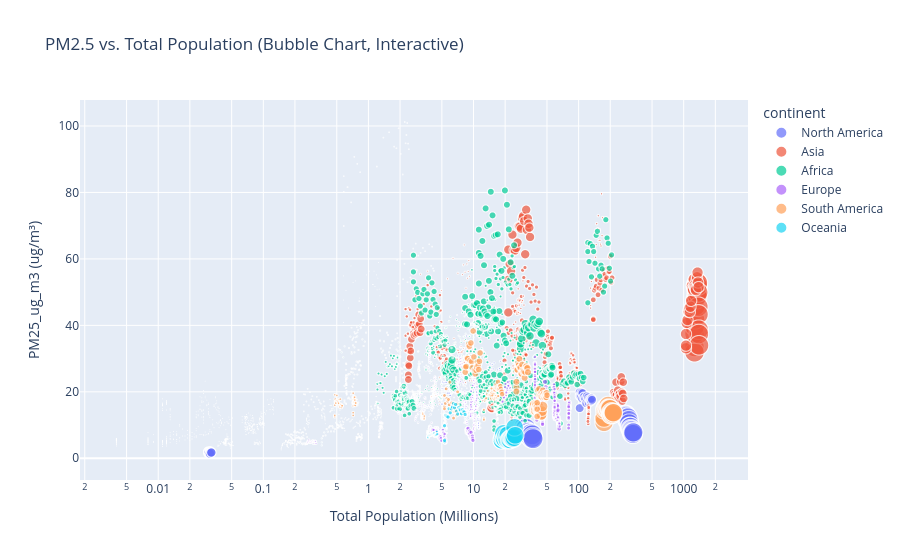

Here is the notebook cell this chart was saved with:
### Markdown cell above
### Analysis 2: Influence of Population on PM2.5

### Code cell
print("\nPopulation & PM2.5")


temp_df_h2 = df_analysis.dropna(subset=['Total_Population_million', 'population_density_calc', 'PM25_ug_m3'])
if temp_df_h2.empty:
    print("No common data points for population analysis after dropping NaNs for analysis.")
else:
    # 1. Scatter Plot Total Population (log scale)
    plt.figure(figsize=(12, 7))
    sns.scatterplot(x='Total_Population_million', y='PM25_ug_m3', hue='continent', data=temp_df_h2, s=100, alpha=0.7)
    plt.xscale('log') # Use log scale for population due to wider range
    plt.title('PM2.5 vs. Total Population, by Continent')
    plt.xlabel('Total Population (Millions, Log Scale)')
    plt.ylabel('PM2.5 (ug/m³)')
    plt.grid(True, linestyle='--', alpha=0.7)
    plt.legend(title='Continent')
    plt.show()

    # Size of bubble by Area_km2, color by continent
    fig = px.scatter(temp_df_h2,
                     x='Total_Population_million',
                     y='PM25_ug_m3',
                     size='Area_km2',
                     color='continent', 
                     hover_name='Country', 
                     log_x=True, 
                     title='PM2.5 vs. Total Population (Bubble Chart, Interactive)',
                     labels={'Total_Population_million': 'Total Population (Millions)',
                             'PM25_ug_m3': 'PM25_ug_m3 (ug/m³)',
                             'Area_km2': 'Area (km²)'}
                    )
    fig.show()

    # Grouped Analysis by Population Density
    temp_df_h2_density = temp_df_h2.copy() 
    temp_df_h2_density['Population_Density_Tier'] = pd.qcut(temp_df_h2_density['population_density_calc'], q=3, labels=['Low Density', 'Medium Density', 'High Density'], duplicates='drop')

    plt.figure(figsize=(10, 6))
    sns.boxplot(x='Population_Density_Tier', y='PM25_ug_m3', data=temp_df_h2_density, order=['Low Density', 'Medium Density', 'High Density'])
    plt.title('PM2.5 Distribution by Population Density Tier')
    plt.xlabel('Population Density Tier')
    plt.ylabel('PM2.5 (ug/m³)')
    plt.grid(True, linestyle='--', alpha=0.7)
    plt.show()

### Figure 1 — Plotly figure (JSON) as saved in the notebook; plotly's stock layout.template omitted (floating-point values rounded to 4 significant figures; data arrays with more than 128 entries replaced by an {"elided": "..."} marker saying what was removed)
{"data": [{"hovertemplate": "<b>%{hovertext}</b><br><br>continent=North America<br>Total Population (Millions)=%{x}<br>PM25_ug_m3 (ug/m³)=%{y}<br>Area (km²)=%{marker.size}<extra></extra>", "hovertext": {"elided": "598 str values"}, "legendgroup": "North America", "marker": {"color": "#636efa", "size": {"elided": "598 int values"}, "sizemode": "area", "sizeref": 24960.0, "symbol": "circle"}, "mode": "markers", "name": "North America", "showlegend": true, "type": "scattergl", "x": {"elided": "598 float values"}, "xaxis": "x", "y": {"elided": "598 float values"}, "yaxis": "y"}, {"hovertemplate": "<b>%{hovertext}</b><br><br>continent=Asia<br>Total Population (Millions)=%{x}<br>PM25_ug_m3 (ug/m³)=%{y}<br>Area (km²)=%{marker.size}<extra></extra>", "hovertext": {"elided": "851 str values"}, "legendgroup": "Asia", "marker": {"color": "#EF553B", "size": {"elided": "851 int values"}, "sizemode": "area", "sizeref": 24960.0, "symbol": "circle"}, "mode": "markers", "name": "Asia", "showlegend": true, "type": "scattergl", "x": {"elided": "851 float values"}, "xaxis": "x", "y": {"elided": "851 float values"}, "yaxis": "y"}, {"hovertemplate": "<b>%{hovertext}</b><br><br>continent=Africa<br>Total Population (Millions)=%{x}<br>PM25_ug_m3 (ug/m³)=%{y}<br>Area (km²)=%{marker.size}<extra></extra>", "hovertext": {"elided": "1058 str values"}, "legendgroup": "Africa", "marker": {"color": "#00cc96", "size": {"elided": "1058 int values"}, "sizemode": "area", "sizeref": 24960.0, "symbol": "circle"}, "mode": "markers", "name": "Africa", "showlegend": true, "type": "scattergl", "x": {"elided": "1058 float values"}, "xaxis": "x", "y": {"elided": "1058 float values"}, "yaxis": "y"}, {"hovertemplate": "<b>%{hovertext}</b><br><br>continent=Europe<br>Total Population (Millions)=%{x}<br>PM25_ug_m3 (ug/m³)=%{y}<br>Area (km²)=%{marker.size}<extra></extra>", "hovertext": {"elided": "1012 str values"}, "legendgroup": "Europe", "marker": {"color": "#ab63fa", "size": {"elided": "1012 int values"}, "sizemode": "area", "sizeref": 24960.0, "symbol": "circle"}, "mode": "markers", "name": "Europe", "showlegend": true, "type": "scattergl", "x": {"elided": "1012 float values"}, "xaxis": "x", "y": {"elided": "1012 float values"}, "yaxis": "y"}, {"hovertemplate": "<b>%{hovertext}</b><br><br>continent=South America<br>Total Population (Millions)=%{x}<br>PM25_ug_m3 (ug/m³)=%{y}<br>Area (km²)=%{marker.size}<extra></extra>", "hovertext": {"elided": "253 str values"}, "legendgroup": "South America", "marker": {"color": "#FFA15A", "size": {"elided": "253 int values"}, "sizemode": "area", "sizeref": 24960.0, "symbol": "circle"}, "mode": "markers", "name": "South America", "showlegend": true, "type": "scattergl", "x": {"elided": "253 float values"}, "xaxis": "x", "y": {"elided": "253 float values"}, "yaxis": "y"}, {"hovertemplate": "<b>%{hovertext}</b><br><br>continent=Oceania<br>Total Population (Millions)=%{x}<br>PM25_ug_m3 (ug/m³)=%{y}<br>Area (km²)=%{marker.size}<extra></extra>", "hovertext": {"elided": "391 str values"}, "legendgroup": "Oceania", "marker": {"color": "#19d3f3", "size": {"elided": "391 int values"}, "sizemode": "area", "sizeref": 24960.0, "symbol": "circle"}, "mode": "markers", "name": "Oceania", "showlegend": true, "type": "scattergl", "x": {"elided": "391 float values"}, "xaxis": "x", "y": {"elided": "391 float values"}, "yaxis": "y"}], "layout": {"legend": {"itemsizing": "constant", "title": {"text": "continent"}, "tracegroupgap": 0}, "title": {"text": "PM2.5 vs. Total Population (Bubble Chart, Interactive)"}, "xaxis": {"anchor": "y", "domain": [0, 1], "title": {"text": "Total Population (Millions)"}, "type": "log"}, "yaxis": {"anchor": "x", "domain": [0, 1], "title": {"text": "PM25_ug_m3 (ug/m³)"}}}}
